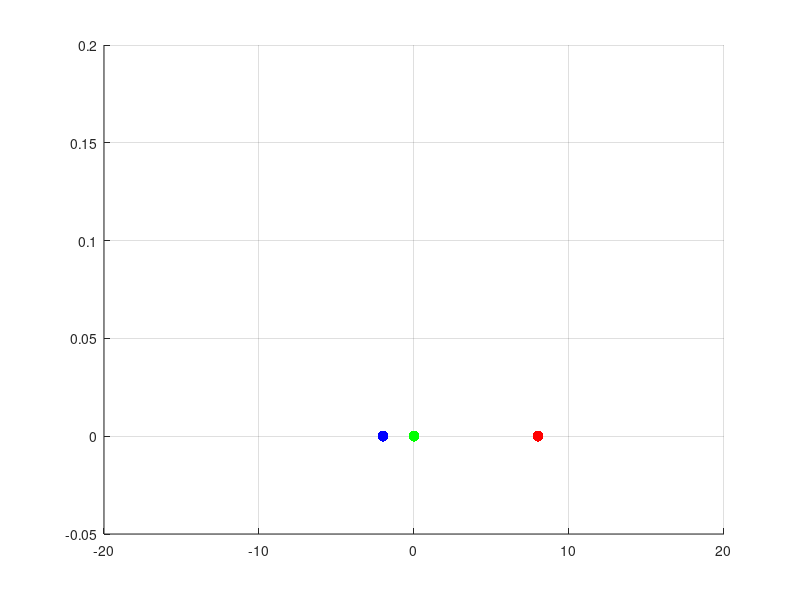

Source code (MATLAB): (Note: this script raises an error after producing the figure.)
set(0,'DefaultFigureWindowStyle','docked')

xsamples = [-2 0 8];

%%
fig(1) = figure(1);hold off;
scatter(xsamples(1),zeros(1,1), 64, [0 0 1], 'filled');
hold on;
scatter(xsamples(2),zeros(1,1), 64, [0 1 0], 'filled');
scatter(xsamples(3),zeros(1,1), 64, [1 0 0], 'filled');
axis([-20 20 -0.05 0.2]);
grid on;
ax = gca;
ax.XTick = xsamples;
ax.XTickLabel = strcat('x_',{'j','i','k'});
legend('Datapoint', 'Compare with', 'Other datapoint');
xlabel('High-Dimensional Input');
ylabel('pdf');
%title('Similarity comparison');
%%
fig(2) = figure(2);hold off;
x = [-20:.1:20];
plot(x,normpdf(x,0,4),'b','LineWidth',2);
hold on;

scatter(xsamples(1),zeros(1,1), 64, [0 0 1], 'filled');
scatter(xsamples(2),zeros(1,1), 64, [0 1 0], 'filled');
scatter(xsamples(3),zeros(1,1), 64, [1 0 0], 'filled');
plot([xsamples(2) xsamples(2)],[0 0.2], 64, [0 1 0], 'LineWidth',2);

axis([-20 20 -0.05 0.2]);
grid on;
ax = gca;
ax.XTick = xsamples;
ax.XTickLabel = strcat('x_',{'j','i','k'});
legend('Distr. around x_1', 'Datapoint', 'Compare with', 'Other datapoint');
xlabel('High-Dimensional Input');
ylabel('pdf');
%title('Distribution around x_i');

%%
fig(3) = figure(3);hold off;
x = [-20:.1:20];
plot(x,normpdf(x,0,4),'b','LineWidth',2);
hold on;

scatter(xsamples(1),zeros(1,1), 64, [0 0 1], 'filled');
scatter(xsamples(2),zeros(1,1), 64, [0 1 0], 'filled');
scatter(xsamples(3),zeros(1,1), 64, [1 0 0], 'filled');
plot([xsamples(1) xsamples(1)],[0 normpdf(xsamples(1),0,4)], 64, [0 0 1]);
plot([xsamples(2) xsamples(2)],[0 normpdf(xsamples(2),0,4)], 64, [0 1 0]);
plot([xsamples(3) xsamples(3)],[0 normpdf(xsamples(3),0,4)], 64, [1 0 0]);

axis([-20 20 -0.05 0.2]);
grid on;
ax = gca;
ax.XTick = xsamples;
ax.XTickLabel = strcat('x_',{'j','i','k'});
ax.YTick = [normpdf(xsamples(3),0,4) normpdf(xsamples(1),0,4) normpdf(xsamples(2),0,4)]
legend('Distr. around x_1', 'Datapoint', 'Compare with', 'Other datapoint');
xlabel('High-Dimensional Input');
ylabel('pdf');
%title('Conditional Probability');

%%
fig(4) = figure(4);hold off;
x = [-20:.1:20];
plot(x,normpdf(x,0,1),'b','LineWidth',2);
hold on;
plot(x,tpdf(x,1),'r','LineWidth',2);
grid on;
legend('Normal', 'Student-t');

%save_figures(fig, './', ['tsne_lecture_'], 12, [7 3]);

